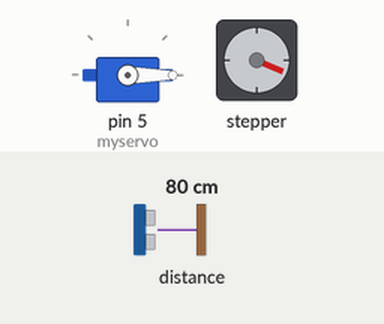
Recording of a sketch running on a simulated Arduino Uno, built with avr-gcc and run on an emulated ATmega328P. Parts: servo, stepper motor. Wiring (inferred from the names in the program): LIDAR-Lite range finder at I2C address 0x62. Inputs (shaded band) come from the test bench; at power-on: distance to the obstacle 80 cm. Stepper angles assume 456 steps per turn; what the sketch prints to the serial monitor is not drawn.

Above: at 2.9 s.
3.0 s: distance to the obstacle set to 2 cm
At 3.17 s:
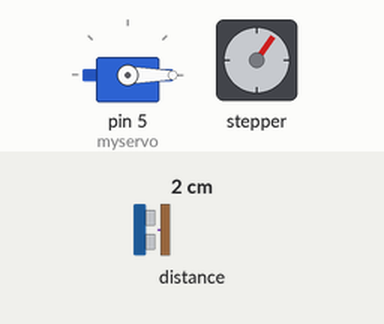
6.0 s: distance to the obstacle set to 4 cm
At 6.17 s:
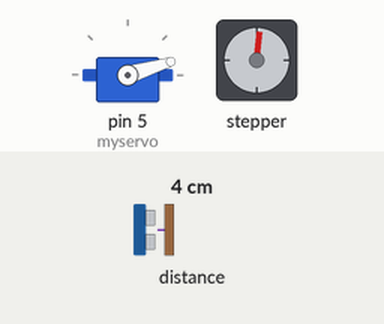
9.0 s: distance to the obstacle set to 9 cm
At 9.18 s:
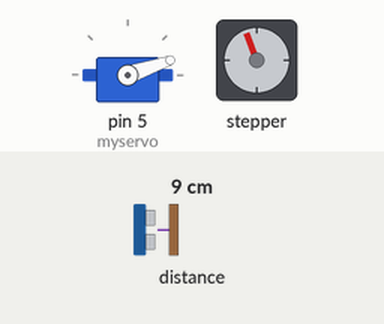
15.0 s: distance to the obstacle set to 2 cm
Timing chart, 0 to 41.5 s (numbered marks = the images above; inputs shaded):
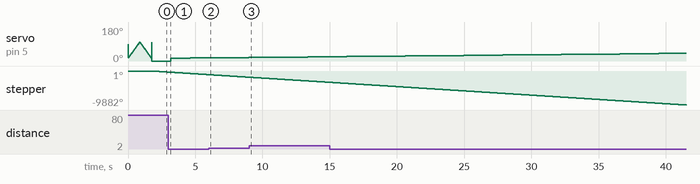

The sketch:

LidarScanner_for-python.ino
```cpp
#include <Stepper.h>
#include <Servo.h>
#include "LIDARLite.h"

int reading;
int prev_v_angle = 0;
int v_angle = 0;
int prev_h_angle = 0;
float h_angle = 0;

bool clockwise = false;
bool ROS = false;
bool new_data = false;
int i;
int v_angle_start;

int minPosX = 0;
int maxPosX = 360;
int minPosY = 0;
int maxPosY = 180;
int radius, posX, posY;
float pi = 3.14159265;
float deg2rad = pi / 180.0;
int servomax = 100;
int servomin = 15;

int stepperSpeed = 100;
float motorSteps = 456.7; // change this to number of steps per revolution

#define motorPin1 8
#define motorPin2 9
#define motorPin3 10
#define motorPin4 11

float degperstep = 360 / motorSteps;//0.77419354838;

Stepper mystepper(motorSteps, motorPin1, motorPin2, motorPin3, motorPin4);
Servo myservo;
LIDARLite myLidarLite;

/*
 * Testing the motors
 */
void test_motors()
{
  /*
  for (i = 0; i <= 465; i++)
  {
    mystepper.step(-1);
//    delay(10);
  }

  mystepper.step(-1*motorSteps);    //is this the right way to make 360 rotation
  */
  for (i = servomin; i <= servomax; i++)
  {
    myservo.write(i);
    delay(10);
  }
  for (i; i >= servomin; i--)
  {
    myservo.write(i);
    delay(10);
  }
  myservo.write(servomax);
  v_angle = v_angle_start;
  delay(10);
}

/*
 * Increase horizontal angle
 * If that is 360 increase vertical angle by 1
 */
void motors_move()
{
  mystepper.step(-1);
  h_angle+=degperstep;
  if (h_angle >= 360)
  {
    h_angle = h_angle - 360.0;
    if (clockwise == true)
    {
      v_angle++;
      if (v_angle >= servomax)
      {
        v_angle = servomax;
        clockwise = false;
      }
    }
    else
    {
      v_angle--;
      if (v_angle <= servomin)
      {
        v_angle = servomin;
        clockwise = true;
      }
    }
  }
  myservo.write(v_angle);
}

void setup()
{

  mystepper.setSpeed(stepperSpeed);         //Speed of stepper-needs optimizing
  myservo.attach(5);

  myLidarLite.begin(1, true);
  myLidarLite.beginContinuous();

  Serial.begin(115200);

  test_motors();

  v_angle_start = servomax;

}

void loop()
{


//  Serial.print("                                           ");
//  Serial.println(reading);

  if (prev_h_angle != h_angle)
  {
    prev_h_angle = h_angle;
    new_data = true;
  }
  else if (prev_v_angle != v_angle)
  {
    prev_v_angle = v_angle;
    new_data = true;
  }

  if (new_data == true)
  {
    reading = myLidarLite.distanceContinuous();
    new_data = false;
    if (ROS == false)
    {
      radius = reading;
      posX = h_angle;
      posY = v_angle;

      float azimuth = posX * deg2rad;
//      float elevation = (180 - maxPosY + posY) * deg2rad;
      float elevation = (posY) * deg2rad;
      double x = radius * sin(elevation) * cos(azimuth);
      double y = radius * sin(elevation) * sin(azimuth);
      double z = radius * cos(elevation);
      Serial.print('\n');
      Serial.print(" "+String(x, 5) + " " + String(y, 5) + " " + String(z, 5)+" ");
      Serial.print('\n');
    }
    else
    {
      serialPrintRange(v_angle, h_angle, reading);
    }
  }
  motors_move();
}

/*
void loop()
{

}
*/

void serialPrintRange(int v_angle, int h_angle, int dist)
{
  {
    Serial.print(v_angle);
    Serial.print(",");
    Serial.print(h_angle);
    Serial.print(",");
    Serial.print(dist);
    Serial.println();
  }
}


/*
  TODO

  Stepper Motor Vibrations... WHY??
  STart condition  for motor
  Set the no of steps per revolution
  Find the optimum speed
  Change the method to do parallel move and measure
  Use Spherical Coordinate System for ROS as well
  Use xbee.h

*/
```

LIDARLite.h
```cpp
#include <Arduino.h>

class LIDARLite
{
  public:
      LIDARLite();
      void begin(int = 0, bool = false, bool = false, char = 0x62);
      void configure(int = 0, char = 0x62);
      void beginContinuous(bool = true, char = 0x04, char = 0xff, char = 0x62);
      void fast(char = 0x62);
      int distance(bool = true, bool = true, char = 0x62);
      int distanceContinuous(char = 0x62);
      void scale(char, char = 0x62);
      int velocity(char = 0x62);
      int signalStrength(char = 0x62);
      void correlationRecordToArray(int*,int = 256, char = 0x62);
      void correlationRecordToSerial(char = '\n', int = 256, char = 0x62);
      unsigned char changeAddress(char, bool = false, char = 0x62);
      void changeAddressMultiPwrEn(int , int* , unsigned char* , bool = false);
      void write(char, char, char = 0x62);
      void read(char, int, byte*, bool, char);
  private:
      static bool errorReporting;
};
```

Source omitted: LIDARLite.cpp (31429 bytes)
